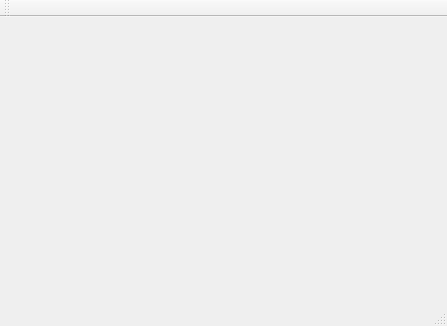
<?xml version="1.0" encoding="UTF-8"?>
<ui version="4.0">
 <class>MainWindow</class>
 <widget class="QMainWindow" name="MainWindow">
  <property name="geometry">
   <rect>
    <x>0</x>
    <y>0</y>
    <width>447</width>
    <height>326</height>
   </rect>
  </property>
  <property name="windowTitle">
   <string>MainWindow</string>
  </property>
  <widget class="QWidget" name="centralWidget">
   <layout class="QVBoxLayout" name="verticalLayout">
    <item>
     <layout class="QHBoxLayout" name="horizontalLayout">
      <item>
       <spacer name="horizontalSpacer">
        <property name="orientation">
         <enum>Qt::Horizontal</enum>
        </property>
        <property name="sizeHint" stdset="0">
         <size>
          <width>40</width>
          <height>20</height>
         </size>
        </property>
       </spacer>
      </item>
     </layout>
    </item>
    <item>
     <layout class="QVBoxLayout" name="vLayoutGraphic"/>
    </item>
   </layout>
  </widget>
  <widget class="QMenuBar" name="menuBar">
   <property name="geometry">
    <rect>
     <x>0</x>
     <y>0</y>
     <width>447</width>
     <height>23</height>
    </rect>
   </property>
  </widget>
  <widget class="QToolBar" name="mainToolBar">
   <attribute name="toolBarArea">
    <enum>TopToolBarArea</enum>
   </attribute>
   <attribute name="toolBarBreak">
    <bool>false</bool>
   </attribute>
  </widget>
  <widget class="QStatusBar" name="statusBar"/>
 </widget>
 <layoutdefault spacing="6" margin="11"/>
 <resources/>
 <connections/>
</ui>
